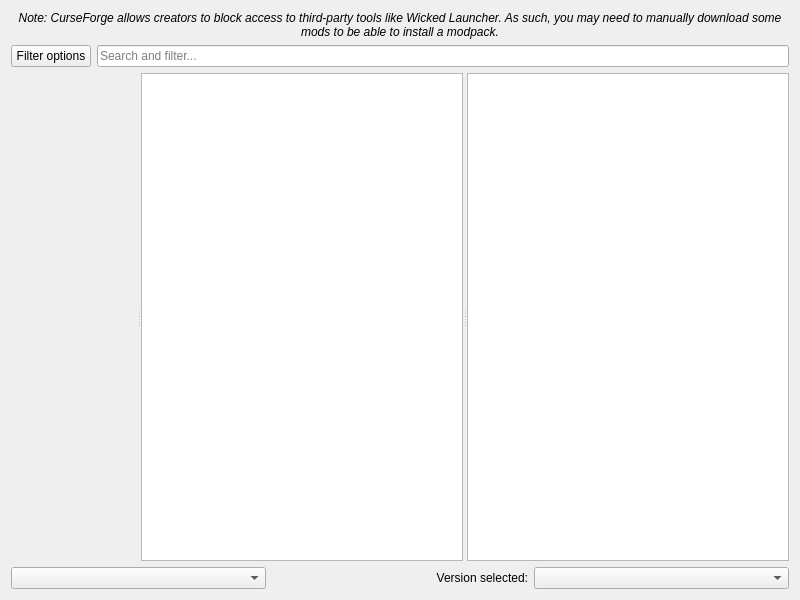
<?xml version="1.0" encoding="UTF-8"?>
<ui version="4.0">
 <class>FlamePage</class>
 <widget class="QWidget" name="FlamePage">
  <property name="geometry">
   <rect>
    <x>0</x>
    <y>0</y>
    <width>800</width>
    <height>600</height>
   </rect>
  </property>
  <layout class="QVBoxLayout" name="verticalLayout">
   <item>
    <widget class="QLabel" name="label_2">
     <property name="font">
      <font>
       <italic>true</italic>
      </font>
     </property>
     <property name="text">
      <string>Note: CurseForge allows creators to block access to third-party tools like Wicked Launcher. As such, you may need to manually download some mods to be able to install a modpack.</string>
     </property>
     <property name="alignment">
      <set>Qt::AlignCenter</set>
     </property>
     <property name="wordWrap">
      <bool>true</bool>
     </property>
    </widget>
   </item>
   <item>
    <layout class="QHBoxLayout" name="horizontalLayout">
     <item>
      <widget class="QPushButton" name="filterButton">
       <property name="text">
        <string>Filter options</string>
       </property>
      </widget>
     </item>
     <item>
      <widget class="QLineEdit" name="searchEdit">
       <property name="placeholderText">
        <string>Search and filter...</string>
       </property>
      </widget>
     </item>
    </layout>
   </item>
   <item>
    <widget class="QSplitter" name="splitter">
     <property name="sizePolicy">
      <sizepolicy hsizetype="Expanding" vsizetype="Expanding">
       <horstretch>0</horstretch>
       <verstretch>0</verstretch>
      </sizepolicy>
     </property>
     <property name="orientation">
      <enum>Qt::Horizontal</enum>
     </property>
     <widget class="QWidget" name="widget" native="true"/>
     <widget class="QListView" name="packView">
      <property name="horizontalScrollBarPolicy">
       <enum>Qt::ScrollBarAlwaysOff</enum>
      </property>
      <property name="alternatingRowColors">
       <bool>true</bool>
      </property>
      <property name="iconSize">
       <size>
        <width>48</width>
        <height>48</height>
       </size>
      </property>
      <property name="verticalScrollMode">
       <enum>QAbstractItemView::ScrollPerPixel</enum>
      </property>
     </widget>
     <widget class="ProjectDescriptionPage" name="packDescription">
      <property name="openExternalLinks">
       <bool>true</bool>
      </property>
      <property name="openLinks">
       <bool>true</bool>
      </property>
     </widget>
    </widget>
   </item>
   <item>
    <layout class="QHBoxLayout">
     <item>
      <widget class="QComboBox" name="sortByBox"/>
     </item>
     <item>
      <widget class="QLabel" name="label">
       <property name="text">
        <string>Version selected:</string>
       </property>
       <property name="alignment">
        <set>Qt::AlignRight|Qt::AlignTrailing|Qt::AlignVCenter</set>
       </property>
      </widget>
     </item>
     <item>
      <widget class="QComboBox" name="versionSelectionBox"/>
     </item>
    </layout>
   </item>
  </layout>
 </widget>
 <customwidgets>
  <customwidget>
   <class>ProjectDescriptionPage</class>
   <extends>QTextBrowser</extends>
   <header>ui/widgets/ProjectDescriptionPage.h</header>
  </customwidget>
 </customwidgets>
 <tabstops>
  <tabstop>packView</tabstop>
  <tabstop>packDescription</tabstop>
  <tabstop>sortByBox</tabstop>
  <tabstop>versionSelectionBox</tabstop>
 </tabstops>
 <resources/>
 <connections/>
</ui>
